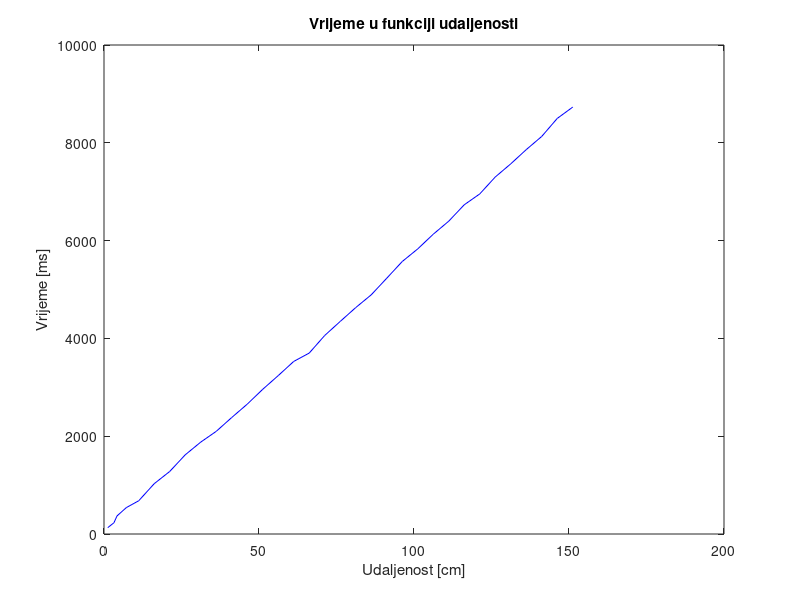

This figure's MATLAB source:
udaljenost=[1.2, 2.2, 3.2, 4.2, 7.2, 11.2, 16.2, 21.2, 26.2, 31.2, 36.2, 41.2,...
    46.2, 51.2, 56.2, 61.2, 66.2, 71.2, 76.2, 81.2, 86.2, 91.2, 96.2, 101.2, 106.2,...
    111.2 , 116.2, 121.2, 126.2, 131.2, 136.2, 141.2, 146.2, 151.2];
vrijeme=[129, 179.5, 229.6, 369.7, 539.7, 679.7, 1029, 1279, 1619,...
    1879, 2099, 2382, 2655, 2959, 3239, 3529, 3700, 4060, 4347, 4630,...
    4891, 5230, 5572, 5830, 6130, 6397, 6732, 6954, 7300, 7569, 7860, 8130, 8498, 8730];
figure;
plot(udaljenost, vrijeme,'b');
xlabel('Udaljenost [cm]');
ylabel('Vrijeme [ms]');
title('Vrijeme u funkciji udaljenosti');
